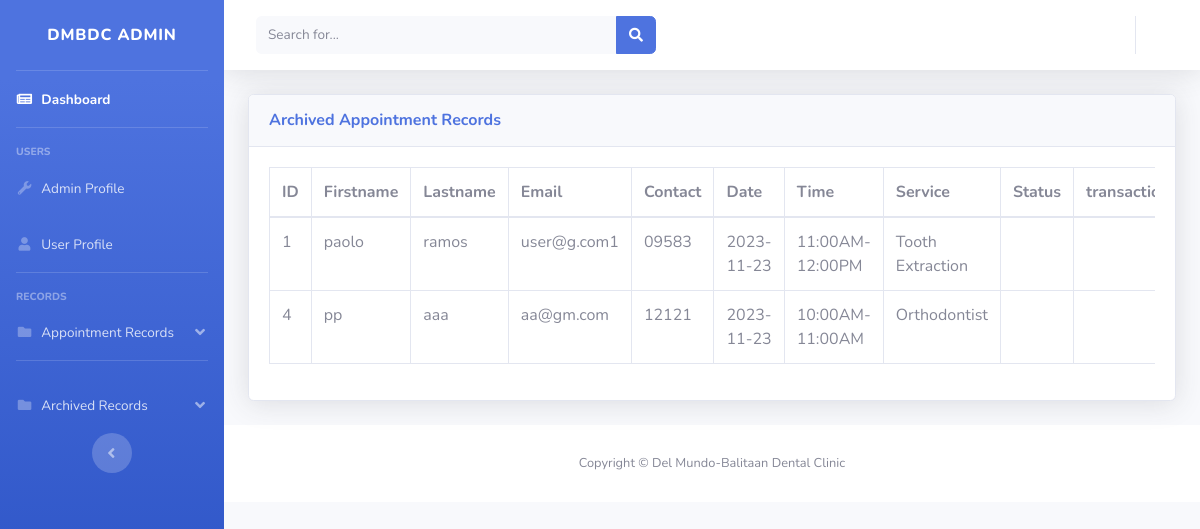
Screenshot of /admin/archived.php with the database file from the repository.
### tables this page shows
CREATE TABLE `archived` (
  `id` int(11) NOT NULL,
  `firstname` varchar(50) NOT NULL,
  `lastname` varchar(50) NOT NULL,
  `email` varchar(50) NOT NULL,
  `contact` varchar(50) NOT NULL,
  `DATE` date NOT NULL,
  `timeslot` varchar(50) NOT NULL,
  `service` varchar(50) NOT NULL,
  `status` varchar(50) NOT NULL
);

### admin/archived.php (the view, shortened to what this page needs)
<?php
include('includes/header.php');
include('includes/navbar.php');
include('includes/navbar-top.php');
?>
<div class="container-fluid">
    <div class="card shadow mb-4">
        <div class="card-header py-3">
            <h6 class="m-0 font-weight-bold text-primary">Archived Appointment Records</h6>
        </div>
        <div class="card-body">
            <div class="table-responsive">
                <?php
            $connection = mysqli_connect("localhost", "root", "", "adminpanel");
            $query = "SELECT *FROM archived ORDER BY 'id'";
            $query_run = mysqli_query($connection, $query);
            ?>
                <table class="table table-bordered" id="dataTable" width="100%" cellspacing="0">
                    <thead>
                        <tr>
                            <th> ID </th>
                            <th>Firstname</th>
                            <th>Lastname</th>
                            <th>Email </th>
                            <th>Contact</th>
                            <th>Date</th>
                            <th>Time</th>
                            <th>Service</th>
                            <th>Status</th>
                            <th>transaction</th>
                        </tr>
                    </thead>
                    <tbody>
                    <?php
                        if(mysqli_num_rows($query_run) > 0)
                        {
                            while($row = mysqli_fetch_assoc($query_run))
                            {
                        ?>
                            <tr>
                                <td><?php  echo $row['id']; ?></td>
                                <td><?php  echo $row['firstname']; ?></td>
                                <td><?php  echo $row['lastname']; ?></td>
                                <td><?php  echo $row['email']; ?></td>
                                <td><?php  echo $row['contact']; ?></td>
                                <td><?php  echo $row['DATE']; ?></td>
                                <td><?php  echo $row['timeslot']; ?></td>
                                <td><?php  echo $row['service']; ?></td>
                                <td><?php  echo $row['status']; ?></td>
                                <td><?php  echo $row['transaction']; ?></td>
                            </tr>
                        <?php
                            }
                        }
                        else {
                            echo "No Record Found";
                        }
                        ?>
                    </tbody>
                </table>
            </div>
        </div>
    </div>
</div>
<?php
include('includes/footer.php');
?>

### admin/includes/header.php (shortened to what this page needs)
<!DOCTYPE html>
<html lang="en">
<head>
    <link href="vendor/fontawesome-free/css/all.min.css" rel="stylesheet" type="text/css">
    <link href="css/sb-admin-2.min.css" rel="stylesheet">
</head>
<body id="page-top">
    <div id="wrapper">

### admin/includes/navbar.php (shortened to what this page needs)
 <ul class="navbar-nav bg-gradient-primary sidebar sidebar-dark accordion" id="accordionSidebar">
<a class="sidebar-brand d-flex align-items-center justify-content-center" href="index.php">
    <div class="sidebar-brand-text mx-3">DMBDC Admin</div>
</a>
<hr class="sidebar-divider my-0">
<li class="nav-item active">
    <a class="nav-link" href="index.php">
        <i class="fas fa-fw fa-newspaper"></i>
        <span>Dashboard</span></a>
</li>
<hr class="sidebar-divider">
<div class="sidebar-heading">
    Users
</div>
<li class="nav-item">
    <a class="nav-link" href="register.php">
        <i class="fas fa-fw fa-wrench"></i>
        <span>Admin Profile</span></a>
</li>
<li class="nav-item">
    <a class="nav-link" href="userprf.php">
        <i class="fas fa-fw fa-user"></i>
        <span>User Profile</span></a>
</li>
<hr class="sidebar-divider">
<div class="sidebar-heading">
    Records
</div>
<li class="nav-item">
    <a class="nav-link" href="apptrecord.php" data-toggle="collapse" data-target="#collapsePages"
        aria-expanded="true" aria-controls="collapsePages">
        <i class="fas fa-fw fa-folder"></i>
        <span>Appointment Records</span></a>
</li>
<hr class="sidebar-divider d-none d-md-block">
<li class="nav-item">
    <a class="nav-link" href="apptrecord.php" data-toggle="collapse" data-target="#collapsePages2"
        aria-expanded="true" aria-controls="collapsePages2">
        <i class="fas fa-fw fa-folder"></i>
        <span>Archived Records</span></a>
</li>
<div class="text-center d-none d-md-inline">
    <button class="rounded-circle border-0" id="sidebarToggle"></button>
</div>
</ul>

### admin/includes/navbar-top.php (shortened to what this page needs)
<div id="content-wrapper" class="d-flex flex-column">
<div id="content">
<nav class="navbar navbar-expand navbar-light bg-white topbar mb-4 static-top shadow">
<form
    class="d-none d-sm-inline-block form-inline mr-auto ml-md-3 my-2 my-md-0 mw-100 navbar-search">
    <div class="input-group">
        <input type="text" class="form-control bg-light border-0 small" placeholder="Search for..."
            aria-label="Search" aria-describedby="basic-addon2">
        <div class="input-group-append">
            <button class="btn btn-primary" type="button">
                <i class="fas fa-search fa-sm"></i>
            </button>
        </div>
    </div>
</form>
<ul class="navbar-nav ml-auto">
                        <li class="nav-item dropdown no-arrow">
                            <a class="nav-link dropdown-toggle" href="#" id="userDropdown" role="button"
                                data-toggle="dropdown" aria-haspopup="true" aria-expanded="false">
                        </li>
                    </ul>
                </nav>

### admin/includes/footer.php
    <footer class="sticky-footer bg-white">
                <div class="container my-auto">
                    <div class="copyright text-center my-auto">
                        <span>Copyright &copy; Del Mundo-Balitaan Dental Clinic</span>
                    </div>
                </div>
            </footer>
        </div>
</body>
</html>

### rows the page displays
archived: id "1", firstname "paolo", lastname "ramos", email "user@g.com1", contact "09583", DATE "2023-11-23", timeslot "11:00AM-12:00PM", service "Tooth Extraction"
archived: id "4", firstname "pp", lastname "aaa", email "aa@gm.com", contact "12121", DATE "2023-11-23", timeslot "10:00AM-11:00AM", service "Orthodontist"
